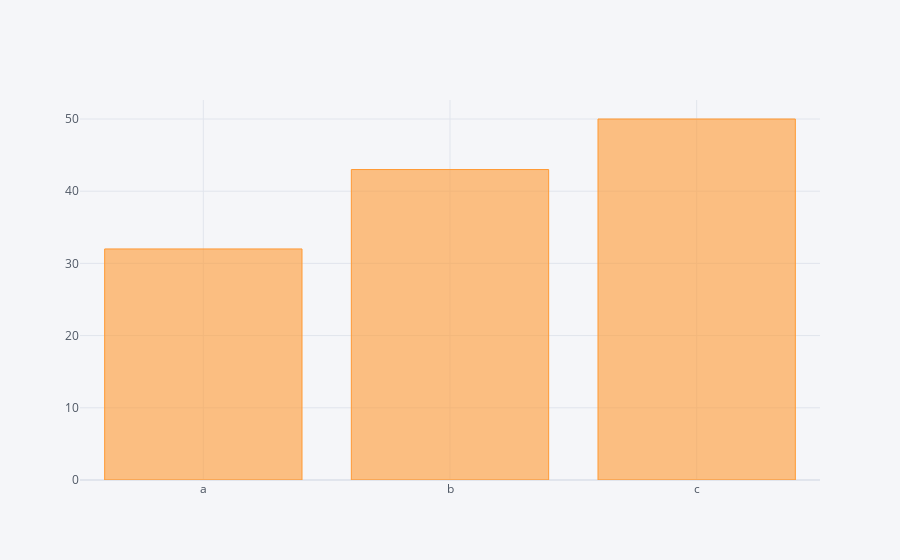

The notebook cell this image was saved under:
### Markdown cell above
## Bar chart

### Code cell
df2.iplot(kind = "bar", x = "Category", y = "Values");

### Figure 1 — Plotly figure (JSON) as saved in the notebook; plotly's stock layout.template omitted (floating-point values rounded to 4 significant figures)
{"data": [{"marker": {"color": "rgba(255, 153, 51, 0.6)", "line": {"color": "rgba(255, 153, 51, 1.0)", "width": 1}}, "name": "Values", "orientation": "v", "text": "", "type": "bar", "x": ["a", "b", "c"], "y": [32, 43, 50]}], "layout": {"legend": {"bgcolor": "#F5F6F9", "font": {"color": "#4D5663"}}, "paper_bgcolor": "#F5F6F9", "plot_bgcolor": "#F5F6F9", "title": {"font": {"color": "#4D5663"}}, "xaxis": {"gridcolor": "#E1E5ED", "showgrid": true, "tickfont": {"color": "#4D5663"}, "title": {"font": {"color": "#4D5663"}, "text": ""}, "zerolinecolor": "#E1E5ED"}, "yaxis": {"gridcolor": "#E1E5ED", "showgrid": true, "tickfont": {"color": "#4D5663"}, "title": {"font": {"color": "#4D5663"}, "text": ""}, "zerolinecolor": "#E1E5ED"}}}
